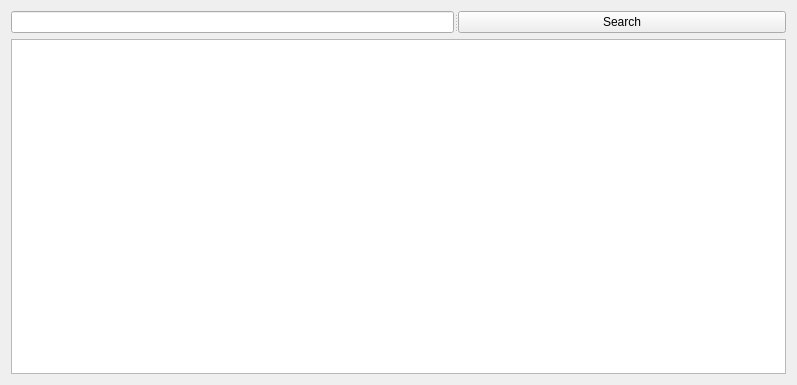
<?xml version="1.0" encoding="UTF-8"?>
<ui version="4.0">
 <class>SearchWindow</class>
 <widget class="QWidget" name="SearchWindow">
  <property name="geometry">
   <rect>
    <x>0</x>
    <y>0</y>
    <width>797</width>
    <height>385</height>
   </rect>
  </property>
  <property name="windowTitle">
   <string>Search</string>
  </property>
  <layout class="QVBoxLayout" name="verticalLayout">
   <item>
    <widget class="QSplitter" name="splitter">
     <property name="orientation">
      <enum>Qt::Horizontal</enum>
     </property>
     <widget class="QLineEdit" name="query_le"/>
     <widget class="QPushButton" name="search_btn">
      <property name="text">
       <string>Search</string>
      </property>
     </widget>
    </widget>
   </item>
   <item>
    <widget class="QTableView" name="search_res_tbv">
     <property name="sortingEnabled">
      <bool>true</bool>
     </property>
    </widget>
   </item>
  </layout>
 </widget>
 <resources/>
 <connections/>
</ui>
